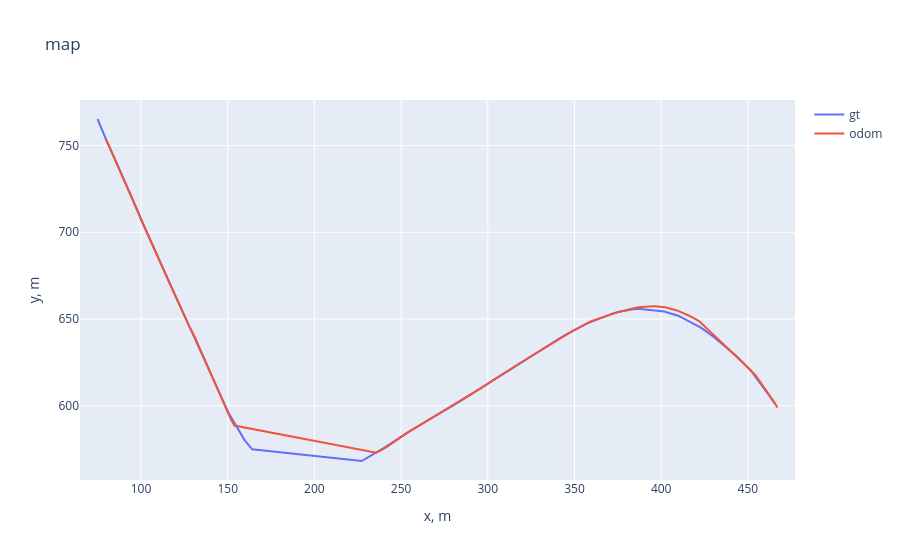

Notebook code for this chart:
### Code cell
features = [
  'gt', 'odom'
]
fig = go.Figure()

for f in features:
  fig.add_trace(
    go.Scatter(
      x = data[f'{f}_x'],
      y = data[f'{f}_y'],
      name=f
    )
  )
fig.update_yaxes(scaleanchor="x", scaleratio=1, title='y, m')
fig.update_xaxes(title='x, m')
fig.update_layout(title = "map")
save_plotly_figure(fig, "trajectory_map.png")
fig.show()

### Figure 1 — Plotly figure (JSON) as saved in the notebook; plotly's stock layout.template omitted (floating-point values rounded to 4 significant figures; data arrays with more than 128 entries replaced by an {"elided": "..."} marker saying what was removed)
{"data": [{"name": "gt", "type": "scatter", "x": {"elided": "180 float values"}, "y": {"elided": "180 float values"}}, {"name": "odom", "type": "scatter", "x": {"elided": "180 float values"}, "y": {"elided": "180 float values"}}], "layout": {"title": {"text": "map"}, "xaxis": {"title": {"text": "x, m"}}, "yaxis": {"scaleanchor": "x", "scaleratio": 1, "title": {"text": "y, m"}}}}
